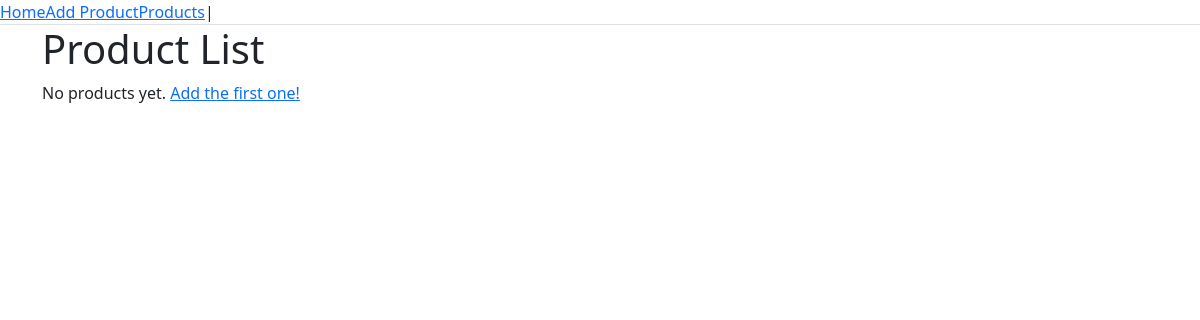
/products, run on an earlier commit of the app's database.
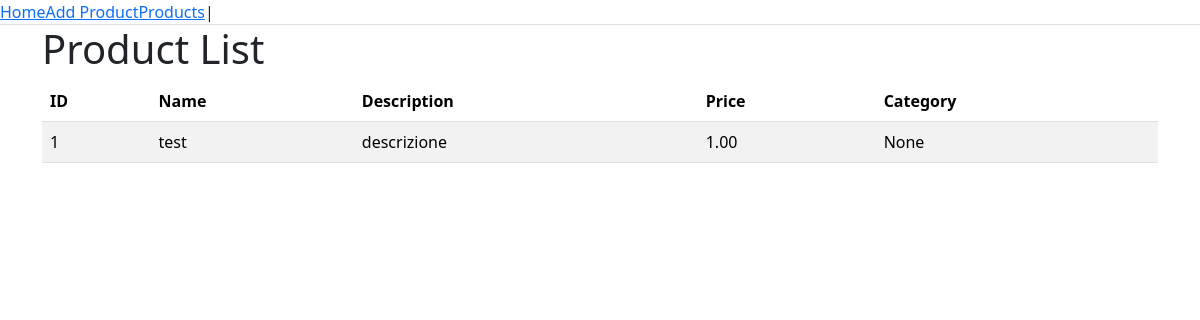
And on a later commit of the database.
### models/model.py (models this page shows)
class Product(db.Model):
    id = db.Column(db.Integer, primary_key=True)
    name = db.Column(db.String(120), nullable=False)
    description = db.Column(db.String(260))
    price = db.Column(db.Float, nullable=False)
    category_id  = db.Column(db.Integer, db.ForeignKey('category.id'))
    category = db.relationship('Category', backref=db.backref('product', lazy=True))
    def to_dict(self):
        return {
            'id':self.id,
            'name':self.name,
            'description':self.description,
            'price':self.price,
            'category':self.category.to_dict() if self.category else None
        }

### blueprints/frontend.py (the view)
@app.route("/products", methods=["GET"])
def products_list():
    products = read_products()
    return render_template('products_list.html', products=products)

### modules/utils.py (called while the page is built)
def read_products():
    data = []
    products = Product.query.all()
    for product in products:
        data.append( product.to_dict() )
    return data

### templates/products_list.html (shortened to what this page needs)
{% extends "base.html" %}
{% block content %}
<h1>Product List</h1>
{% if products %}
<table class="table table-striped table-hover">
    <thead>
        <tr>
            <th>ID</th>
            <th>Name</th>
            <th>Description</th>
            <th>Price</th>
            <th>Category</th>
        </tr>
    </thead>
    <tbody>
        {% for product in products %}
        <tr>
            <td>{{ product.id }}</td>
            <td>{{ product.name }}</td>
            <td>{{ product.description }}</td>
            <td>{{ '%.2f' | format(product.price) }}</td>
            <td>{{ product.category }}</td>
        </tr>
        {% endfor %}
    </tbody>
</table>
{% else %}
<p class="empty">No products yet. <a href="{{ url_for('frontend.product_form') }}">Add the first one!</a></p>
{% endif %}
{% endblock %}

### templates/base.html (shortened to what this page needs)
<!DOCTYPE html>
<html lang="en">
<head>
    <link href="https://cdn.jsdelivr.net/npm/bootstrap@5.3.8/dist/css/bootstrap.min.css" rel="stylesheet">
</head>
<body>
    <ul class="nav nav-tabs">
        <li><a href="{{ url_for('frontend.home') }}" class="nav-item">Home</a></li>
        <li><a href="{{ url_for('frontend.product_form') }}" class="nav-item">Add Product</a></li>
        <li><a href="{{ url_for('frontend.products_list') }}" class="nav-item">Products</a></li>
         |
    </ul>
    <main class="container">
        {% block content %}{% endblock %}
    </main>
</body>
</html>

What changed in the data, as far as the page shows it:
added Product: id "1", name "test", description "descrizione", price "1.00", category "None"
Also different on the page:
text no longer shown: "No products yet. Add the first one!"
text now shown: "ID Name Description Price Category"
